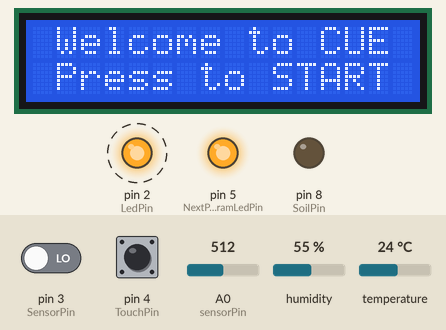
Recording of a sketch running on a simulated Arduino Uno, built with avr-gcc and run on an emulated ATmega328P. On the bench: 16×2 character LCD, output pins drawn as LEDs (lit = HIGH). Dashed ring = blinking. The test bench sets the inputs (shaded band); at power-on: pin 4 (TouchPin) LOW, pin 3 (SensorPin) LOW, A0 (sensorPin) = 512, humidity 55 %, temperature 24 °C. What the sketch prints to the serial monitor is not drawn.

Above: at 0.7 s.
1.3 s: pin 4 (TouchPin) pulled HIGH for 0.75 s
At 3.5 s:
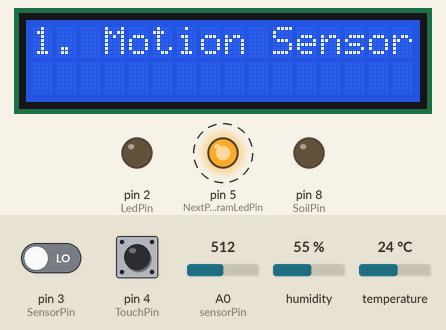
5.3 s: pin 3 (SensorPin) driven HIGH
At 6.6 s:
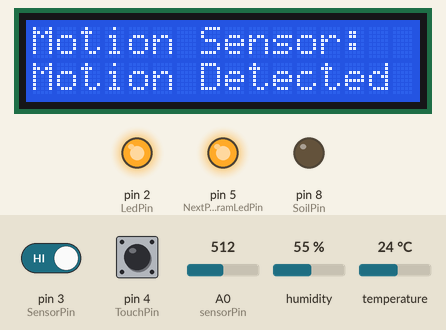
6.9 s: pin 4 (TouchPin) pulled HIGH for 1 s
At 10.9 s:
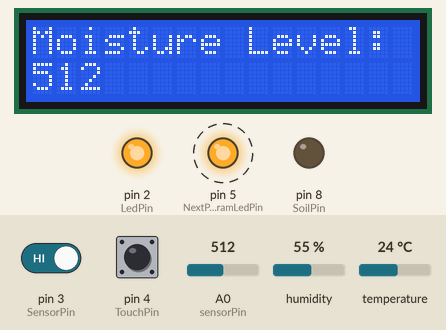
11.2 s: pin 4 (TouchPin) pulled HIGH for 0.75 s
At 13.0 s:
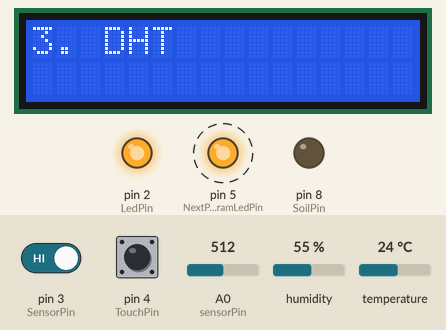
15.2 s: pin 4 (TouchPin) pulled HIGH for 3.2 s
At 17.0 s:
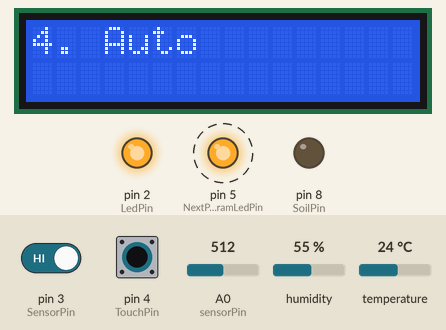
19.9 s: pin 4 (TouchPin) pulled HIGH for 0.75 s
At 20.9 s:
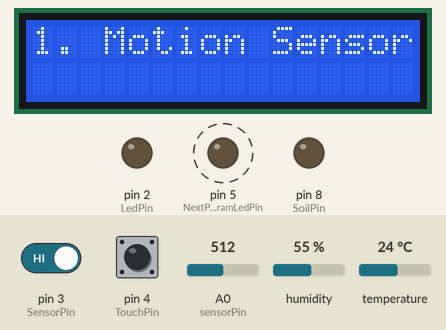
Timing chart, 0 to 24.7 s (numbered marks = the images above; inputs shaded):
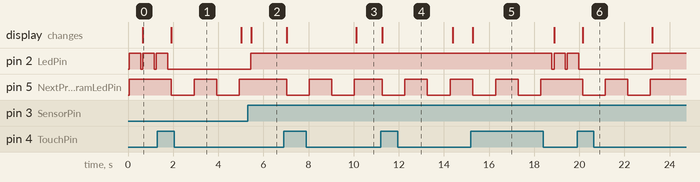

Measured:
- after the input at 1.3 s, pin 2 (LedPin): goes on until 1.8 s, then stays LOW; pin 5 (NextProgramLedPin): alternates HIGH for 1.0 s and LOW for 1.0 s, starting after 0.63 s; the display: changes after 0.63 s (image 1)
- after the input at 5.3 s, pin 2 (LedPin): LOW → HIGH after 0.15 s; the display: changes after 0.16 s (image 2)
- after the input at 6.9 s, pin 5 (NextProgramLedPin): alternates HIGH for 1.0 s and LOW for 1.0 s, starting after 0.13 s; the display: first changes after 0.13 s (image 3 shows a later state)
- after the input at 11.2 s, pin 5 (NextProgramLedPin): alternates HIGH for 1.0 s and LOW for 1.0 s, starting after 0.07 s; the display: changes after 0.07 s (image 4)
- after the input at 15.2 s, pin 2 (LedPin): alternates HIGH for 0.50 s and LOW for 0.09 s, starting after 3.6 s; pin 5 (NextProgramLedPin): alternates HIGH for 1.0 s and LOW for 1.0 s, starting after 0.09 s; the display: changes after 0.09 s (image 5)
- after the input at 19.9 s, pin 5 (NextProgramLedPin): alternates HIGH for 1.0 s and LOW for 1.0 s, 4 changes in all, then stays HIGH, starting after 0.25 s; the display: changes after 0.25 s (image 6)
- by itself, pin 2 (LedPin): alternates HIGH for 0.50 s and LOW for 0.09 s

The sketch:

cue_arduino_code.ino
```cpp
#include <dht.h>
#include <LiquidCrystal_I2C.h>

LiquidCrystal_I2C lcd(0x27, 20, 4); // set the LCD address to 0x27 for a 16 chars and 2 line display

dht DHT;

//Define all pin variables to the Arduino
#define LedPin 2 //D2: LED (RED) shows Motion Sensor Motion Detected Light or Power ON LED
#define SensorPin 3 //D3: Motion Sensor Pin
#define TouchPin 4 //D4: Touch Sensor Module
#define NextProgramLedPin 5 //D5: LED (GREEN) shows when the next program is comming
#define DHT11_PIN 7 //D7: Temperature and Humidity Sensor Pin
#define SoilPin 8 //D8: Soil Moisture Sensor Pin

//Declare integer variables
int sensorPin = A0; //For Motion Sensor
int sensorValue;  //For Motion Sensor
int limit = 300;  //For Soil Moisture Welcome

//Setting up C.U.E. display and pinMode to the Arduino
void setup() {
  Serial.begin(9600);
  lcd.begin(16, 2);
  lcd.backlight();
  pinMode(SoilPin, OUTPUT);
  pinMode(SensorPin, INPUT);
  pinMode(TouchPin, INPUT);
  pinMode(LedPin, OUTPUT);
  pinMode(NextProgramLedPin, OUTPUT);
}

//C.U.E. Main Menu
void loop() {
  digitalWrite(NextProgramLedPin, HIGH); //Powered ON Light
  digitalWrite(LedPin, HIGH);
  delay(500);
  digitalWrite(LedPin, LOW);

  lcd.init();
  lcd.backlight();
  lcd.setCursor(0, 0);
  lcd.print(" Welcome to CUE ");
  lcd.setCursor(0, 1);
  lcd.print(" Press to START ");

  //If Touch Panel pressed, it starts the program rotation modes
  int StartTouchValue = digitalRead(TouchPin);
  if (StartTouchValue == HIGH)
  {
    motion_sensor_start();  //Starts "Motion Sensor" mode
    soil_moisture_start();  //Starts "Soil Moisture" mode
    dht_start();      //Starts "DHT11" mode
    auto_mode();      //Rotates through all 3 sensors.
  }
}

void motion_sensor_start() {  //Starts Motion Sensor to record motion.
  lcd.init();
  lcd.setCursor(0, 0);
  lcd.print("1. Motion Sensor");
  Serial.println("1. Motion Sensor");

  //LED (GREEN) next program mode was inititated.
  digitalWrite(NextProgramLedPin, LOW);
  delay(1000);
  digitalWrite(NextProgramLedPin, HIGH);
  delay(1000);
  digitalWrite(NextProgramLedPin, LOW);
  delay(1000);
  digitalWrite(NextProgramLedPin, HIGH);

  int StartTouchValue = digitalRead(TouchPin); //Checks TouchValue if Low or High
  while (StartTouchValue != HIGH)
  {
    int sensorValue = digitalRead(SensorPin);
    lcd.init(); // initialize the lcd
    lcd.backlight();

    lcd.setCursor(0, 0);
    lcd.print("Motion Sensor: ");
    if (sensorValue == HIGH) //If there is motion, Motion was detected.
    {
      digitalWrite(LedPin, HIGH);
      lcd.setCursor(0, 1);
      lcd.print("Motion Detected");
      Serial.println("Motion Sensor: Motion Detected");
    }
    else //If there is no motion, motion was not detected.
    {
      digitalWrite(LedPin, LOW);
      lcd.setCursor(0, 1);
      lcd.print("No Motion");
      Serial.println("Motion Sensor: No Motion");
    }

    StartTouchValue = digitalRead(TouchPin); //Checks TouchValue if Low or High
  }
}

void soil_moisture_start() {  //Starts Soil Moisture Sensor to record data..
  lcd.init();
  lcd.setCursor(0, 0);
  lcd.print("2. Soil Moisture");
  Serial.println("2. Soil Moisture");

  digitalWrite(NextProgramLedPin, LOW);
  delay(1000);
  digitalWrite(NextProgramLedPin, HIGH);
  delay(1000);
  digitalWrite(NextProgramLedPin, LOW);
  delay(1000);
  digitalWrite(NextProgramLedPin, HIGH);

  int StartTouchValue = digitalRead(TouchPin); //Checks TouchValue if Low or High
  while (StartTouchValue != HIGH)
  {
    sensorValue = analogRead(sensorPin);
    lcd.init(); // initialize the lcd
    lcd.backlight();

    //Soil Moisture Value
    lcd.setCursor(0, 0);
    lcd.print("Moisture Level: ");
    Serial.print("Moisture Level: ");
    lcd.setCursor(0, 1);
    lcd.print(sensorValue);     //display Moisture Level on LCD
    Serial.println(sensorValue);  //display Moisture Level on Serial Monitor

    //Soil Moisture Warning LED
    if (sensorValue < limit)
    {
      digitalWrite(SoilPin, HIGH);
    }
    else {
      digitalWrite(SoilPin, LOW);
    }

    StartTouchValue = digitalRead(TouchPin); //Checks TouchValue if Low or High
  }
}

void dht_start() {  //Starts DHT11 Sensor to record data.
  lcd.init();
  lcd.setCursor(0, 0);
  lcd.print("3. DHT ");
  Serial.println("3. DHT");

  digitalWrite(NextProgramLedPin, LOW);
  delay(1000);
  digitalWrite(NextProgramLedPin, HIGH);
  delay(1000);
  digitalWrite(NextProgramLedPin, LOW);
  delay(1000);
  digitalWrite(NextProgramLedPin, HIGH);

  int StartTouchValue = digitalRead(TouchPin); //Checks TouchValue if Low or High
  while (StartTouchValue != HIGH)
  {
    int chk = DHT.read11(DHT11_PIN);
    lcd.init(); // initialize the lcd
    lcd.backlight();

    //Temperature Sensor Value
    lcd.setCursor(0, 0);
    lcd.print("Temp: ");
    Serial.print("Temp: ");
    lcd.print(DHT.temperature);
    Serial.print(DHT.temperature);
    lcd.print("*C ");
    Serial.print("*C ");

    //Humidity Sensor Value
    lcd.setCursor(0, 1);
    lcd.print("Humidity: ");
    Serial.print("Humidity: ");
    lcd.print(DHT.humidity);
    Serial.print(DHT.humidity);
    lcd.print("%");
    Serial.println("%");

    StartTouchValue = digitalRead(TouchPin); //Checks TouchValue if Low or High
  }
}

void auto_mode() { //This mode shuffles through each sensor every 1 second in order.
  lcd.init();
  lcd.setCursor(0, 0);
  lcd.print("4. Auto");
  Serial.println("4. Auto");

  digitalWrite(NextProgramLedPin, LOW);
  delay(1000);
  digitalWrite(NextProgramLedPin, HIGH);
  delay(1000);
  digitalWrite(NextProgramLedPin, LOW);
  delay(1000);
  digitalWrite(NextProgramLedPin, HIGH);

  int StartTouchValue = digitalRead(TouchPin); //Checks TouchValue if Low or High
  while (StartTouchValue != HIGH)
  {
    //Motion Sensor Code
    int sensorValue = digitalRead(SensorPin);
    lcd.init(); // initialize the lcd
    lcd.backlight();

    lcd.setCursor(0, 0);
    lcd.print("Motion Sensor: ");
    if (sensorValue == HIGH)
    {
      digitalWrite(LedPin, HIGH);
      lcd.setCursor(0, 1);
      lcd.print("Motion Detected");
      Serial.println("Motion Sensor: Motion Detected");
    }
    else
    {
      digitalWrite(LedPin, LOW);
      lcd.setCursor(0, 1);
      lcd.print("No Motion");
      Serial.println("Motion Sensor: No Motion");
    }

    StartTouchValue = digitalRead(TouchPin); //Checks TouchValue if Low or High
    if (StartTouchValue == HIGH)
    {
      break;
    }
    delay(1000);

    //Soil Moisture Code
    sensorValue = analogRead(sensorPin);
    lcd.init(); // initialize the lcd
    lcd.backlight();

    //Soil Moisture Value
    lcd.setCursor(0, 0);
    lcd.print("Moisture Level: ");
    Serial.print("Moisture Level: ");
    lcd.setCursor(0, 1);
    lcd.print(sensorValue);
    Serial.println(sensorValue);

    //Soil Moisture Warning LED
    if (sensorValue < limit)
    {
      digitalWrite(SoilPin, HIGH);
    }
    else {
      digitalWrite(SoilPin, LOW);
    }

    StartTouchValue = digitalRead(TouchPin); //Checks TouchValue if Low or High
    if (StartTouchValue == HIGH)
    {
      break;
    }
    delay(1000);

    //DHT Sensor Value
    int chk = DHT.read11(DHT11_PIN);
    lcd.init(); // initialize the lcd
    lcd.backlight();

    //Temperature Sensor Value
    lcd.setCursor(0, 0);
    lcd.print("Temp: ");
    Serial.print("Temp: ");
    lcd.print(DHT.temperature);
    Serial.print(DHT.temperature);
    lcd.print("*C ");
    Serial.print("*C ");

    //Humidity Sensor Value
    lcd.setCursor(0, 1);
    lcd.print("Humidity: ");
    Serial.print("Humidity: ");
    lcd.print(DHT.humidity);
    Serial.print(DHT.humidity);
    lcd.print("%");
    Serial.println("%");

    StartTouchValue = digitalRead(TouchPin); //Checks TouchValue if Low or High
    if (StartTouchValue == HIGH)
    {
      break;
    }
    delay(1000);
  }
}
```
